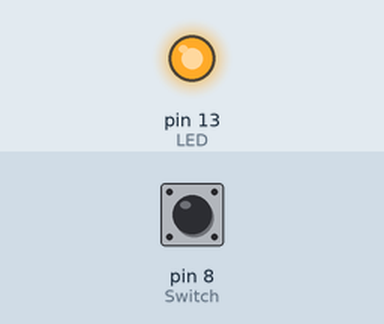
Bench run of a sketch on a simulated Arduino Uno, built with avr-gcc and run on an emulated ATmega328P. Parts: output pins drawn as LEDs (lit = HIGH). The test bench sets the inputs (shaded band); at power-on: pin 8 (Switch) HIGH. What the sketch prints to the serial monitor is not drawn.

Above: at 1.2 s.
1.3 s: pin 8 (Switch) pulled LOW for 0.15 s
At 1.37 s:
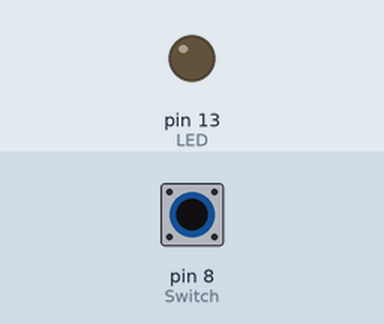
2.9 s: pin 8 (Switch) pulled LOW for 3.2 s
At 6.5 s:
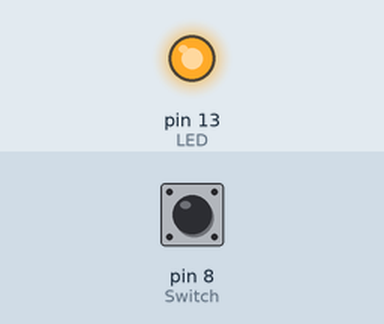
Timing chart, 0 to 8.0 s (numbered marks = the images above; inputs shaded):
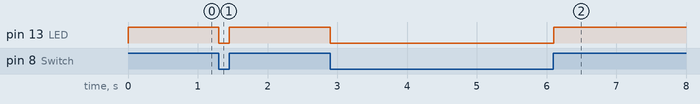

Measured:
- after the input at 1.3 s, pin 13 (LED): HIGH → LOW at once, → HIGH 0.15 s later
- after the input at 2.9 s, pin 13 (LED): HIGH → LOW at once, → HIGH 3.2 s later

The sketch:

LED_switch_with_pulldown_resistor.ino
```cpp
int Switch=8;
int LED=13;
int reading;

void setup() {
  // put your setup code here, to run once:
  pinMode(LED,OUTPUT);
  pinMode(Switch,INPUT);
  Serial.begin(9600);

}

void loop() {
  // put your main code here, to run repeatedly:
  reading=digitalRead(Switch);
  digitalWrite(LED,reading);
  Serial.println(reading);

}
```
